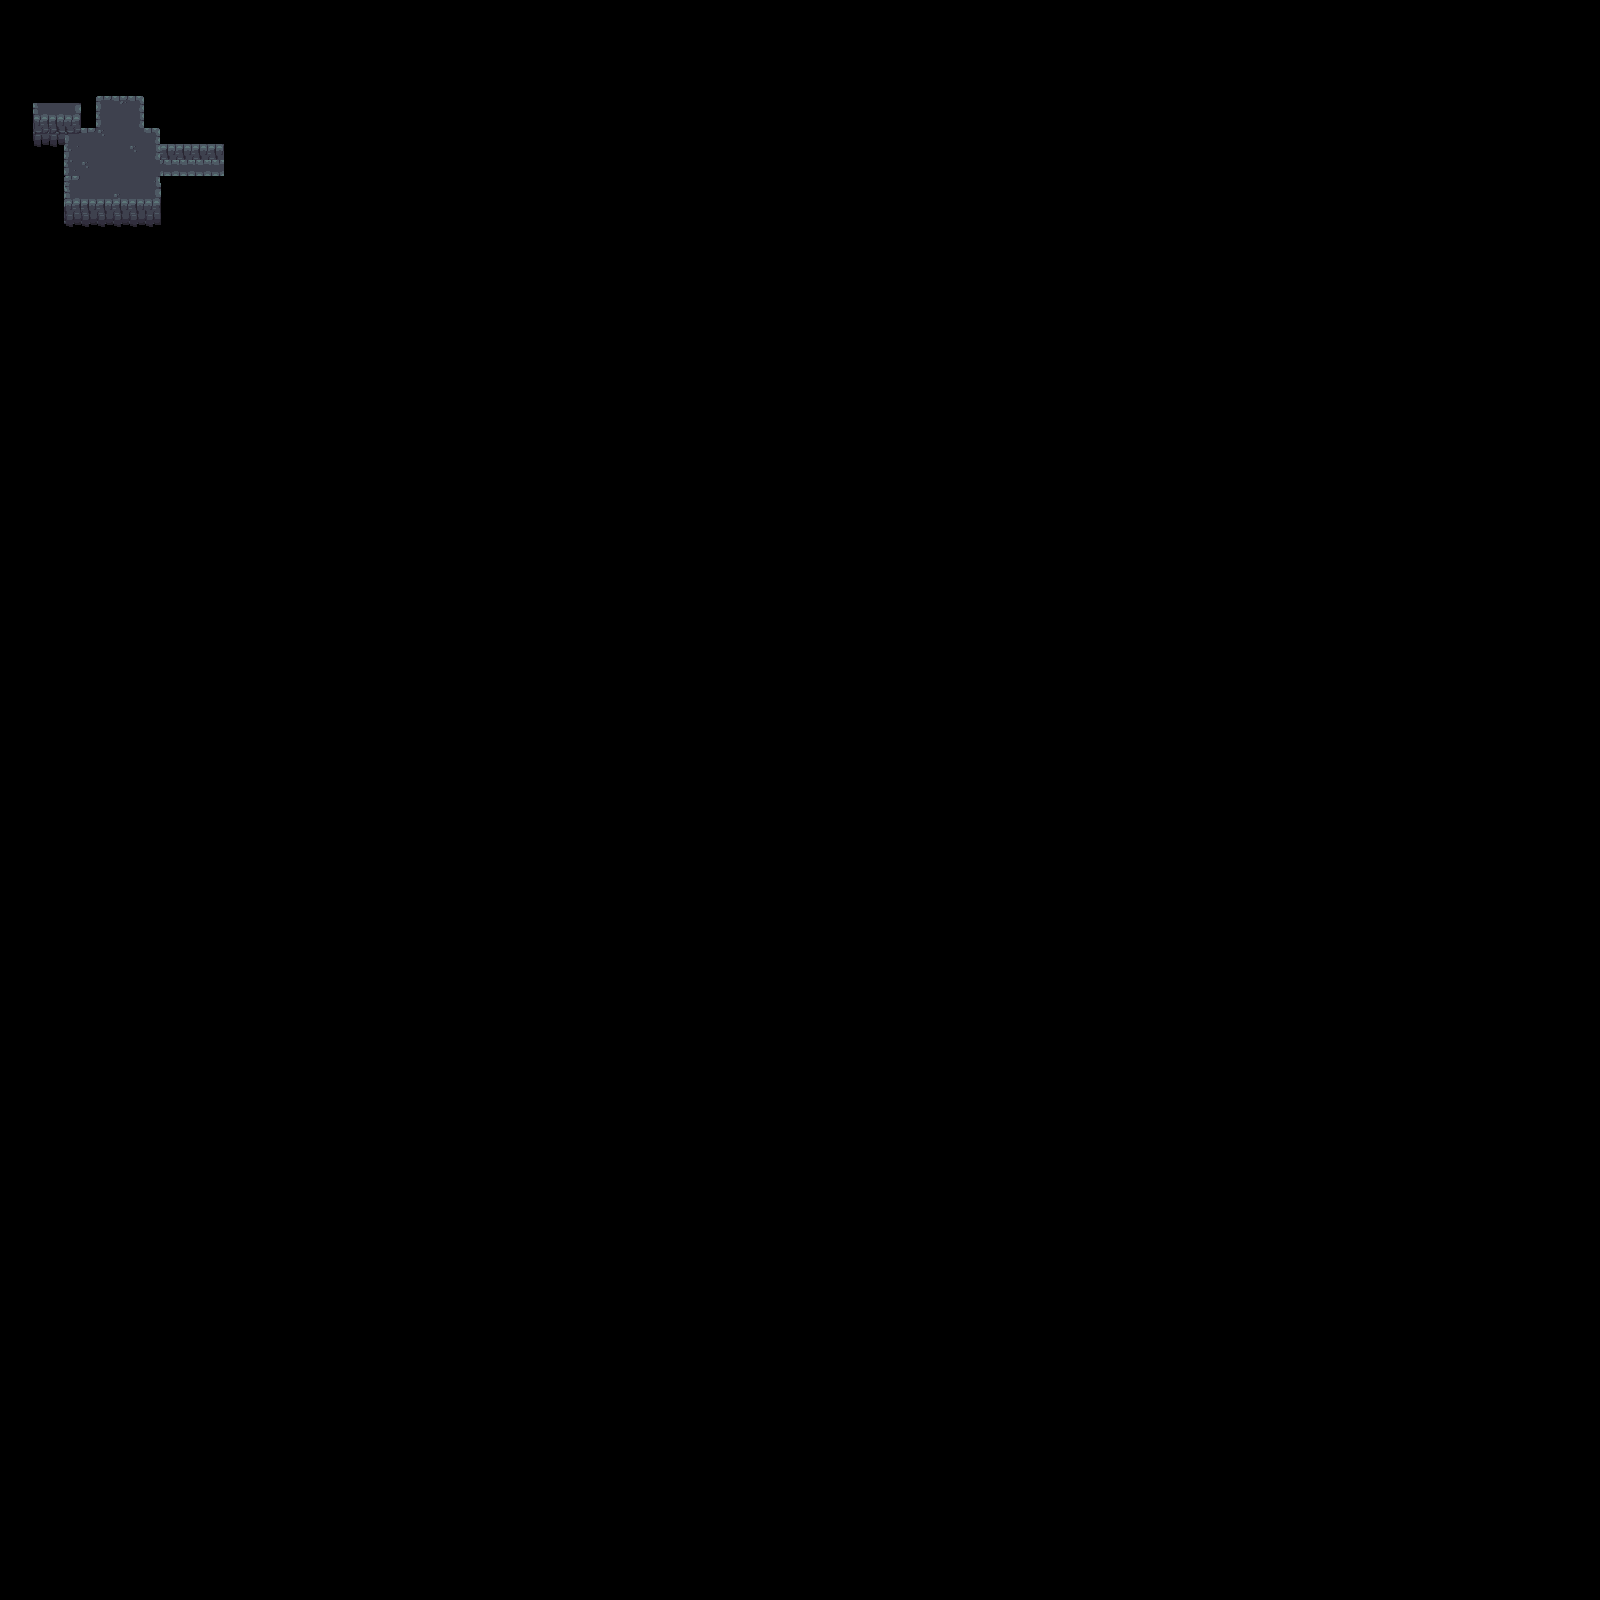

A 2D game scene composited from a Tiled map and its tileset images. What follows is a short description and the map's XML, with each tile layer's data collapsed to a summary:
An orthogonal 100x100 tile map with 16x16 px tiles, 2 tile layers (Base Layer, Layer 2).

<map version="1.2" tiledversion="1.2.4" orientation="orthogonal" renderorder="right-down" width="100" height="100" tilewidth="16" tileheight="16" infinite="0" nextlayerid="4" nextobjectid="1">
 <tileset firstgid="1" source="dungeon.tsx" />
 <layer id="1" name="Base Layer" width="100" height="100" offsetx="0" offsety="0.333333">
  <data>[10000 cells, 50 non-empty, 20 distinct tile ids]</data>
 </layer>
 <layer id="3" name="Layer 2" width="100" height="100" offsetx="1.66667" offsety="-9.66667">
  <data>[10000 cells, 22 non-empty, 14 distinct tile ids]</data>
 </layer>
</map>
